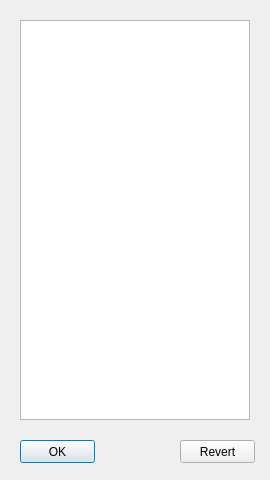
<?xml version="1.0" encoding="UTF-8"?>
<ui version="4.0">
 <class>Dialog</class>
 <widget class="QDialog" name="Dialog">
  <property name="windowModality">
   <enum>Qt::ApplicationModal</enum>
  </property>
  <property name="geometry">
   <rect>
    <x>0</x>
    <y>0</y>
    <width>270</width>
    <height>480</height>
   </rect>
  </property>
  <property name="windowTitle">
   <string>Sensors List</string>
  </property>
  <property name="toolTipDuration">
   <number>-5</number>
  </property>
  <widget class="QPushButton" name="ok_button">
   <property name="geometry">
    <rect>
     <x>20</x>
     <y>440</y>
     <width>75</width>
     <height>23</height>
    </rect>
   </property>
   <property name="text">
    <string>OK</string>
   </property>
  </widget>
  <widget class="QPushButton" name="revert_button">
   <property name="geometry">
    <rect>
     <x>180</x>
     <y>440</y>
     <width>75</width>
     <height>23</height>
    </rect>
   </property>
   <property name="text">
    <string>Revert</string>
   </property>
  </widget>
  <widget class="QListWidget" name="select_list">
   <property name="geometry">
    <rect>
     <x>20</x>
     <y>20</y>
     <width>230</width>
     <height>400</height>
    </rect>
   </property>
   <property name="horizontalScrollBarPolicy">
    <enum>Qt::ScrollBarAlwaysOff</enum>
   </property>
   <property name="sizeAdjustPolicy">
    <enum>QAbstractScrollArea::AdjustToContents</enum>
   </property>
   <property name="autoScrollMargin">
    <number>16</number>
   </property>
   <property name="editTriggers">
    <set>QAbstractItemView::NoEditTriggers</set>
   </property>
  </widget>
 </widget>
 <resources/>
 <connections/>
</ui>
